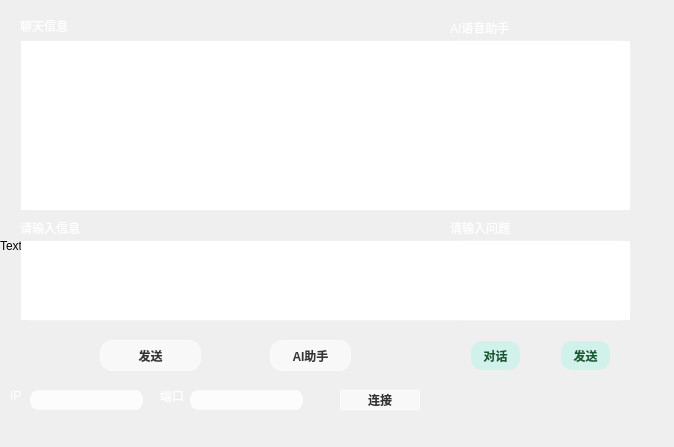
<?xml version="1.0" encoding="UTF-8"?>
<ui version="4.0">
 <class>Widget</class>
 <widget class="QWidget" name="Widget">
  <property name="geometry">
   <rect>
    <x>0</x>
    <y>0</y>
    <width>674</width>
    <height>447</height>
   </rect>
  </property>
  <property name="windowTitle">
   <string>Widget</string>
  </property>
  <widget class="QLabel" name="label">
   <property name="geometry">
    <rect>
     <x>0</x>
     <y>0</y>
     <width>671</width>
     <height>491</height>
    </rect>
   </property>
   <property name="text">
    <string>TextLabel</string>
   </property>
  </widget>
  <widget class="QTextBrowser" name="te_recv">
   <property name="geometry">
    <rect>
     <x>20</x>
     <y>40</y>
     <width>611</width>
     <height>171</height>
    </rect>
   </property>
   <property name="styleSheet">
    <string notr="true">border: 1px solid rgba(255, 255, 255, 40);  /* 极细的白边，增加高级感 */
border-radius: 10px;                       /* 大圆角 */</string>
   </property>
  </widget>
  <widget class="QLineEdit" name="le_IP">
   <property name="geometry">
    <rect>
     <x>30</x>
     <y>390</y>
     <width>113</width>
     <height>20</height>
    </rect>
   </property>
   <property name="styleSheet">
    <string notr="true">QLineEdit {
    /* 背景设为白色半透明 (rgba 最后一位 100/255) */
    background-color: rgba(255, 255, 255, 200); 
    /* 圆角效果 */
    border-radius: 8px;
    /* 边框：浅白色，增加精致感 */
    border: 1px solid rgba(255, 255, 255, 150);
    /* 文字颜色：深灰色 */
    color: #333333;
    /* 内边距，防止文字贴边 */
    padding-left: 5px;
}

/* 鼠标点击选中时的状态 */
QLineEdit:focus {
    background-color: rgba(255, 255, 255, 220);
    border: 1px solid #FFFFFF;
}</string>
   </property>
  </widget>
  <widget class="QTextEdit" name="te_send">
   <property name="geometry">
    <rect>
     <x>20</x>
     <y>240</y>
     <width>611</width>
     <height>81</height>
    </rect>
   </property>
   <property name="styleSheet">
    <string notr="true">border: 1px solid rgba(255, 255, 255, 40);  /* 极细的白边，增加高级感 */
border-radius: 10px;                       /* 大圆角 */</string>
   </property>
  </widget>
  <widget class="QLabel" name="label_PORT">
   <property name="geometry">
    <rect>
     <x>160</x>
     <y>390</y>
     <width>54</width>
     <height>12</height>
    </rect>
   </property>
   <property name="styleSheet">
    <string notr="true">color: rgb(255, 255, 255);</string>
   </property>
   <property name="text">
    <string>端口</string>
   </property>
  </widget>
  <widget class="QLabel" name="label_IP">
   <property name="geometry">
    <rect>
     <x>10</x>
     <y>390</y>
     <width>54</width>
     <height>12</height>
    </rect>
   </property>
   <property name="styleSheet">
    <string notr="true">color: rgb(255, 255, 255);</string>
   </property>
   <property name="text">
    <string>IP</string>
   </property>
  </widget>
  <widget class="QLabel" name="label_tip1">
   <property name="geometry">
    <rect>
     <x>20</x>
     <y>220</y>
     <width>71</width>
     <height>16</height>
    </rect>
   </property>
   <property name="styleSheet">
    <string notr="true">color: rgb(255, 255, 255);</string>
   </property>
   <property name="text">
    <string>请输入信息</string>
   </property>
  </widget>
  <widget class="QLabel" name="label_tip2">
   <property name="geometry">
    <rect>
     <x>20</x>
     <y>20</y>
     <width>54</width>
     <height>12</height>
    </rect>
   </property>
   <property name="styleSheet">
    <string notr="true">color: rgb(255, 255, 255);</string>
   </property>
   <property name="text">
    <string>聊天信息</string>
   </property>
  </widget>
  <widget class="QPushButton" name="pb_send">
   <property name="geometry">
    <rect>
     <x>100</x>
     <y>340</y>
     <width>101</width>
     <height>31</height>
    </rect>
   </property>
   <property name="styleSheet">
    <string notr="true">QPushButton {
    /* 基础态：纯白色，透明度约 40% (100/255) */
    background-color: rgba(255, 255, 255, 150); 
    border-radius: 12px;
    font-weight: bold;
    color: #333333; /* 深灰色文字，保证阅读清晰 */
    /* 极细的白色亮边，增加玻璃质感 */
    border: 1px solid rgba(255, 255, 255, 150); 
}

QPushButton:hover {
    /* 鼠标移上去，透明度增加 */
    background-color: rgba(169, 223, 191, 180);  
    border: 1px solid #58D68D;
}

QPushButton:pressed {
    /* 点击时，变得更不透明 */
    background-color: rgba(125, 206, 160, 220);  
}</string>
   </property>
   <property name="text">
    <string>发送</string>
   </property>
  </widget>
  <widget class="QLineEdit" name="le_Port">
   <property name="geometry">
    <rect>
     <x>190</x>
     <y>390</y>
     <width>113</width>
     <height>20</height>
    </rect>
   </property>
   <property name="styleSheet">
    <string notr="true">QLineEdit {
    /* 背景设为白色半透明 (rgba 最后一位 100/255) */
    background-color: rgba(255, 255, 255, 200); 
    /* 圆角效果 */
    border-radius: 8px;
    /* 边框：浅白色，增加精致感 */
    border: 1px solid rgba(255, 255, 255, 150);
    /* 文字颜色：深灰色 */
    color: #333333;
    /* 内边距，防止文字贴边 */
    padding-left: 5px;
}

/* 鼠标点击选中时的状态 */
QLineEdit:focus {
    background-color: rgba(255, 255, 255, 220);
    border: 1px solid #FFFFFF;
}</string>
   </property>
  </widget>
  <widget class="QPushButton" name="pb_connect">
   <property name="geometry">
    <rect>
     <x>340</x>
     <y>390</y>
     <width>80</width>
     <height>20</height>
    </rect>
   </property>
   <property name="styleSheet">
    <string notr="true">QPushButton {
    /* 基础态：纯白色，透明度约 40% (100/255) */
    background-color: rgba(255, 255, 255, 150); 
    border-radius: 12px;
    font-weight: bold;
    color: #333333; /* 深灰色文字，保证阅读清晰 */
    /* 极细的白色亮边，增加玻璃质感 */
    border: 1px solid rgba(255, 255, 255, 150); 
}

QPushButton:hover {
    /* 悬停态：背景变亮，透明度增加到约 70% */
    background-color: rgba(255, 255, 255, 180);  
    border: 1px solid rgba(255, 255, 255, 255); /* 边框完全不透明 */
}

QPushButton:pressed {
    /* 点击态：稍微压暗，产生点击反馈 */
    background-color: rgba(200, 200, 200, 200);  
}</string>
   </property>
   <property name="text">
    <string>连接</string>
   </property>
  </widget>
  <widget class="QPushButton" name="pushButton_3">
   <property name="geometry">
    <rect>
     <x>270</x>
     <y>340</y>
     <width>81</width>
     <height>31</height>
    </rect>
   </property>
   <property name="styleSheet">
    <string notr="true">QPushButton {
    /* 基础态：纯白色，透明度约 40% (100/255) */
    background-color: rgba(255, 255, 255, 150); 
    border-radius: 12px;
    font-weight: bold;
    color: #333333; /* 深灰色文字，保证阅读清晰 */
    /* 极细的白色亮边，增加玻璃质感 */
    border: 1px solid rgba(255, 255, 255, 150); 
}

QPushButton:hover {
    /* 鼠标移上去，透明度增加 */
    background-color: rgba(169, 223, 191, 180);  
    border: 1px solid #58D68D;
}

QPushButton:pressed {
    /* 点击时，变得更不透明 */
    background-color: rgba(125, 206, 160, 220);  
}</string>
   </property>
   <property name="text">
    <string>AI助手</string>
   </property>
  </widget>
  <widget class="QPushButton" name="pushButton">
   <property name="geometry">
    <rect>
     <x>470</x>
     <y>340</y>
     <width>51</width>
     <height>31</height>
    </rect>
   </property>
   <property name="styleSheet">
    <string notr="true">QPushButton {
    background-color: #D1F2EB;
    border-radius: 12px;
    font-weight: bold;
    color: #145A32;
    border: 2px solid transparent;
}

QPushButton:hover {
    background-color: #A9DFBF;  /* 鼠标移上去变深 */
    border: 2px solid #58D68D;  /* 出现边框线 */
}

QPushButton:pressed {
    background-color: #7DCEA0;  /* 点击时更深 */
}</string>
   </property>
   <property name="text">
    <string>对话</string>
   </property>
  </widget>
  <widget class="QPushButton" name="pushButton_2">
   <property name="geometry">
    <rect>
     <x>560</x>
     <y>340</y>
     <width>51</width>
     <height>31</height>
    </rect>
   </property>
   <property name="styleSheet">
    <string notr="true">QPushButton {
    background-color: #D1F2EB;
    border-radius: 12px;
    font-weight: bold;
    color: #145A32;
    border: 2px solid transparent;
}

QPushButton:hover {
    background-color: #A9DFBF;  /* 鼠标移上去变深 */
    border: 2px solid #58D68D;  /* 出现边框线 */
}

QPushButton:pressed {
    background-color: #7DCEA0;  /* 点击时更深 */
}</string>
   </property>
   <property name="text">
    <string>发送</string>
   </property>
  </widget>
  <widget class="QTextEdit" name="textEdit_2">
   <property name="geometry">
    <rect>
     <x>450</x>
     <y>240</y>
     <width>181</width>
     <height>81</height>
    </rect>
   </property>
   <property name="styleSheet">
    <string notr="true">border: 1px solid rgba(255, 255, 255, 40);  /* 极细的白边，增加高级感 */
border-radius: 11px;                       /* 大圆角 */</string>
   </property>
  </widget>
  <widget class="QTextEdit" name="textEdit">
   <property name="geometry">
    <rect>
     <x>450</x>
     <y>40</y>
     <width>181</width>
     <height>171</height>
    </rect>
   </property>
   <property name="styleSheet">
    <string notr="true">border: 1px solid rgba(255, 255, 255, 40);  /* 极细的白边，增加高级感 */
border-radius: 10px;                       /* 大圆角 */</string>
   </property>
   <property name="lineWidth">
    <number>0</number>
   </property>
  </widget>
  <widget class="QLabel" name="label_ai_tip1">
   <property name="geometry">
    <rect>
     <x>450</x>
     <y>20</y>
     <width>101</width>
     <height>16</height>
    </rect>
   </property>
   <property name="styleSheet">
    <string notr="true">color: rgb(255, 255, 255);</string>
   </property>
   <property name="text">
    <string>AI语音助手</string>
   </property>
  </widget>
  <widget class="QLabel" name="label_ai_tip2">
   <property name="geometry">
    <rect>
     <x>450</x>
     <y>220</y>
     <width>71</width>
     <height>16</height>
    </rect>
   </property>
   <property name="styleSheet">
    <string notr="true">color: rgb(255, 255, 255);</string>
   </property>
   <property name="text">
    <string>请输入问题</string>
   </property>
  </widget>
 </widget>
 <resources/>
 <connections/>
</ui>
